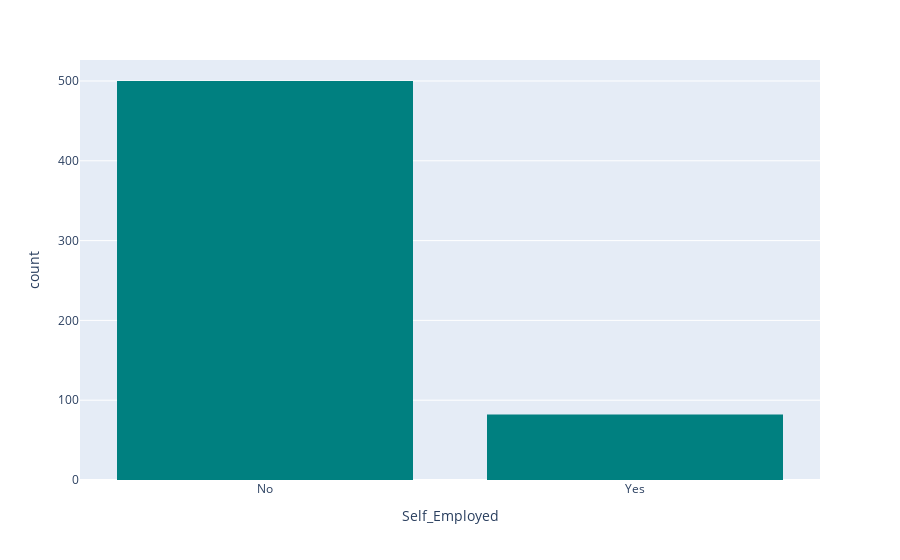

The notebook cell saved with this chart:
### Code cell
px.histogram(df_loan, x="Self_Employed" , color_discrete_sequence = ['teal'] )

### Figure 1 — Plotly figure (JSON) as saved in the notebook; plotly's stock layout.template omitted (floating-point values rounded to 4 significant figures; data arrays with more than 128 entries replaced by an {"elided": "..."} marker saying what was removed)
{"data": [{"alignmentgroup": "True", "bingroup": "x", "hovertemplate": "Self_Employed=%{x}<br>count=%{y}<extra></extra>", "legendgroup": "", "marker": {"color": "teal", "pattern": {"shape": ""}}, "name": "", "offsetgroup": "", "orientation": "v", "showlegend": false, "type": "histogram", "x": {"elided": "614 str values"}, "xaxis": "x", "yaxis": "y"}], "layout": {"barmode": "relative", "legend": {"tracegroupgap": 0}, "margin": {"t": 60}, "xaxis": {"anchor": "y", "domain": [0, 1], "title": {"text": "Self_Employed"}}, "yaxis": {"anchor": "x", "domain": [0, 1], "title": {"text": "count"}}}}
